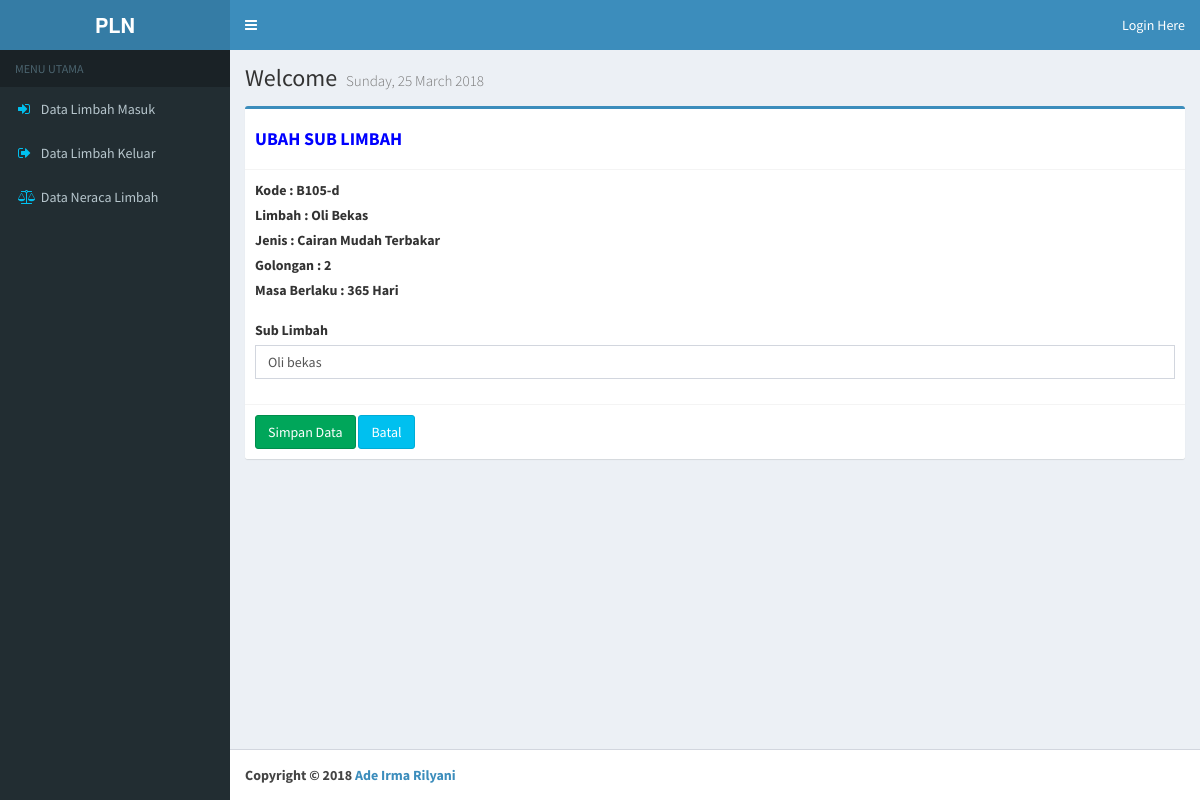
Screenshot of /sublimbah/ubah/1 with the database file from the repository.
### tables this page shows
CREATE TABLE `limbah` (
  `id` int(11) NOT NULL,
  `id_jenis` int(11) NOT NULL,
  `id_golongan` int(11) NOT NULL,
  `kode` varchar(255) NOT NULL,
  `limbah` varchar(255) NOT NULL
);

CREATE TABLE `jenis` (
  `id` int(11) NOT NULL,
  `jenis` varchar(255) NOT NULL
);

CREATE TABLE `golongan` (
  `id` int(11) NOT NULL,
  `golongan` int(11) NOT NULL,
  `masa_berlaku_hari` int(11) NOT NULL
);

CREATE TABLE `sub_limbah` (
  `id` int(11) NOT NULL,
  `id_limbah` int(11) NOT NULL,
  `sub_limbah` varchar(255) NOT NULL
);

### application/controllers/Sublimbah.php (called while the page is built, shortened)
<?php
class Sublimbah extends CI_Controller {
	function __construct(){
		$this->load->model('m_sublimbah');
	}
	function ubah($id_sublimbah) {
		$data['isi'] = "sublimbah/ubah";
		$data['data']['sublimbah'] = $this->m_sublimbah->ambil_sublimbah_id($id_sublimbah);
		$data['data']['limbah'] = $this->m_sublimbah->ambil_limbah($data['data']['sublimbah']->id_limbah);
		$this->load->view("template/template", $data);
	}
}

### index.php (called while the page is built, shortened)
<?php
require_once BASEPATH.'core/CodeIgniter.php';

### application/models/M_sublimbah.php (called while the page is built, shortened)
<?php
class M_sublimbah extends CI_Model{
	function ambil_sublimbah_id($id){
		$sql = "SELECT sl.id, sl.id_limbah, sl.sub_limbah, l.id_jenis, l.id_golongan, l.kode, l.limbah, j.jenis, g.golongan, g.masa_berlaku_hari
				FROM limbah l, jenis j, golongan g, sub_limbah sl
				WHERE l.id_jenis = j.id
				AND l.id_golongan = g.id
				AND sl.id_limbah= l.id
				AND sl.id = ?";
		$query = $this->db->query($sql, array($id));
		$row = $query->row();
		return $row;
	}
	function ambil_limbah($id_limbah){
		$sql = "SELECT l.id, l.id_jenis, l.id_golongan, l.kode, l.limbah, j.jenis, g.golongan, g.masa_berlaku_hari
				FROM limbah l, jenis j, golongan g
				WHERE l.id_jenis = j.id
				AND l.id_golongan = g.id
				AND l.id = ?";
		$query = $this->db->query($sql, array($id_limbah));
		$row = $query->row();
		return $row;
	}
}
?>

### application/views/sublimbah/ubah.php (the view, shortened to what this page needs)
<div class="box box-primary">
  <div class="box-header with-border">
    <h4><strong><font color=blue>UBAH SUB LIMBAH</font></strong></h4> </div>
  <form name="form" id="form" role="form" method="post" action="<?php echo base_url('sublimbah/aksi_ubah'); ?>"> <div class="box-body">
    <div class="form-group">
      <label for="kode">Kode : <?php echo $data['limbah']->kode; ?></label>
      <br>
      <label for="limbah">Limbah : <?php echo $data['limbah']->limbah; ?></label>
      <br>
      <label for="jenis">Jenis : <?php echo $data['limbah']->jenis; ?></label>
      <br>
      <label for="golongan">Golongan : <?php echo $data['limbah']->golongan; ?></label>
      <br>
      <label for="masa_berlaku_hari">Masa Berlaku : <?php echo $data['limbah']->masa_berlaku_hari; ?> Hari</label>
    </div>
     <div class="form-group">
      <label for="sublimbah">Sub Limbah</label>
          <input value="<?php echo $data['sublimbah']->sub_limbah; ?>" required type="text" class="form-control" id="sublimbah" placeholder="Isi Sub Limbah" name="data[sub_limbah]">
    </div>
    </div>
    <div class="box-footer">
      <input class="btn btn-success" name="proses" type="submit" value="Simpan Data" />
      <a href="<?php echo base_url('sublimbah/index/' . $data['limbah']->id); ?>" class="btn btn-info">Batal</a>
    </div>
  </form>
</div>

### rows the page displays
limbah: kode "B105-d", limbah "Oli Bekas", id_jenis.jenis "Cairan Mudah Terbakar", id_golongan.golongan "2", id_golongan.masa_berlaku_hari "365", sub_limbah "Oli bekas"
